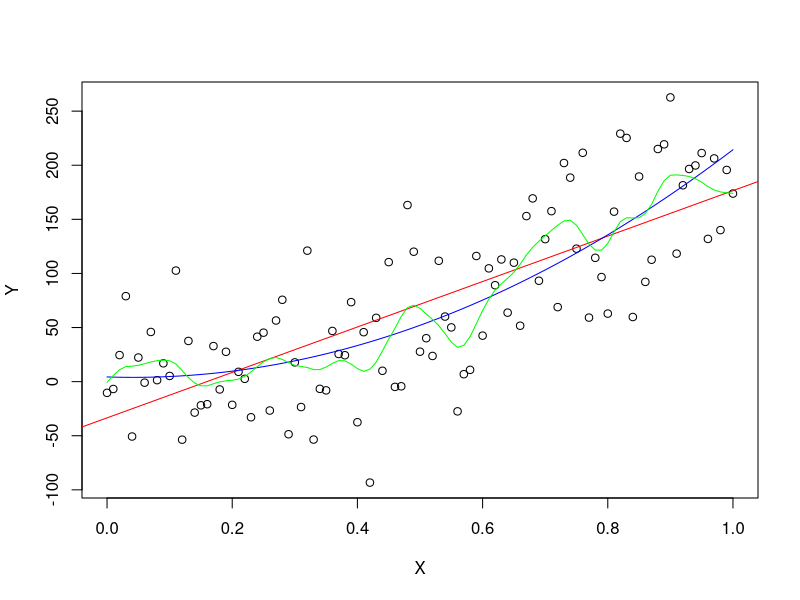

Recreate this plot in R.
## ---- chunk 1
set.seed(123)
n <- 1000

p <- n
X <- matrix(rnorm(n * p), n, p)
y <- rnorm(n)

summary(lm(y ~ X))$r.squared
summary(lm(y ~ X))$adj.r.squared

## ---- chunk 2
set.seed(123)
n <- 1000

p <- n/2
X <- matrix(rnorm(n * p), n, p)
y <- rnorm(n)
summary(lm(y ~ X))$r.squared
summary(lm(y ~ X))$adj.r.squared
## ---- chunk 3
x=seq(0,1,by=0.01)
e=rnorm(length(x),0,50)
y=3+3*x+190*x^2+e
## ---- chunk 4
lineal=lm(y~x)
## ---- chunk 5
z=x^2
cuadratica<-lm(y~x+z)
## ---- chunk 6
smoothspline = smooth.spline(x,y,df = 20)
## ---- chunk 7
seq = seq(min(x), max(x), by = 0.001)
predict = predict(cuadratica, list(x = seq, z = seq^2))
plot(x,y, xlab = "X", ylab = "Y", )
abline(lineal, col = "red")
lines(seq,predict, col = "blue")
lines(smoothspline, col = "green")
## ---- chunk 8
testx = seq(1.1,1.5, by =0.01)
testy = 3 + 3*testx + 190*(testx)^2 + rnorm(length(testx),0,20)

predict_lineal = predict(lineal, list(x= testx))
predict_cuadratica= predict(cuadratica, list(x = testx, z = testx^2))
predict_spline = predict(smoothspline,testx)
## ---- chunk 9
library(MLmetrics)
MSE(predict_lineal,testy)
MSE(predict_cuadratica,testy)
MSE(predict_spline$y,testy)
